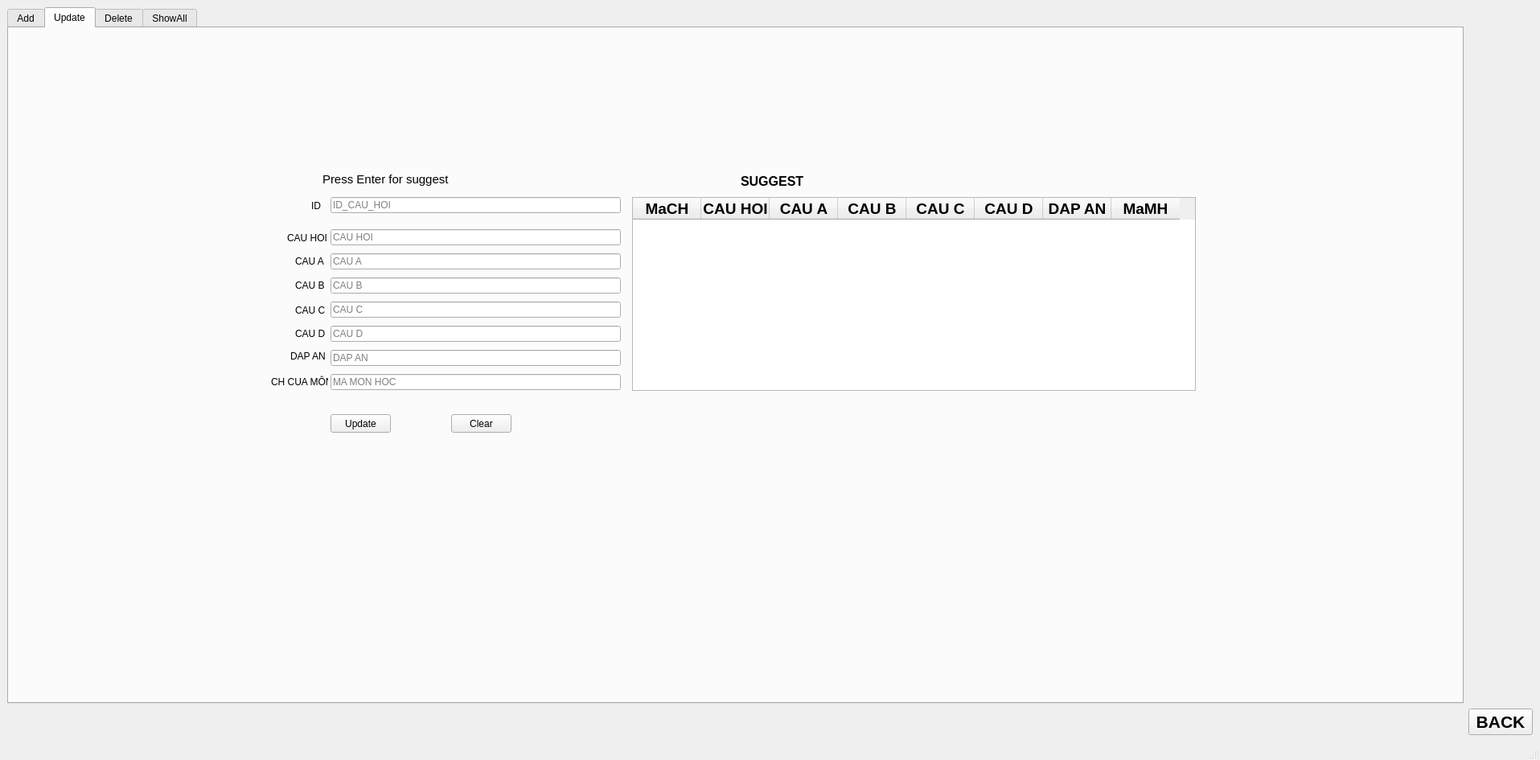
<?xml version="1.0" encoding="UTF-8"?>
<ui version="4.0">
 <class>MainWindow</class>
 <widget class="QMainWindow" name="MainWindow">
  <property name="geometry">
   <rect>
    <x>0</x>
    <y>0</y>
    <width>1915</width>
    <height>945</height>
   </rect>
  </property>
  <property name="windowTitle">
   <string>MainWindow</string>
  </property>
  <widget class="QWidget" name="centralwidget">
   <layout class="QGridLayout" name="gridLayout">
    <item row="2" column="2">
     <widget class="QPushButton" name="ButtonBacked">
      <property name="font">
       <font>
        <pointsize>16</pointsize>
        <weight>75</weight>
        <bold>true</bold>
       </font>
      </property>
      <property name="text">
       <string>BACK</string>
      </property>
     </widget>
    </item>
    <item row="2" column="0">
     <spacer name="horizontalSpacer">
      <property name="orientation">
       <enum>Qt::Horizontal</enum>
      </property>
      <property name="sizeHint" stdset="0">
       <size>
        <width>40</width>
        <height>20</height>
       </size>
      </property>
     </spacer>
    </item>
    <item row="1" column="0">
     <widget class="QTabWidget" name="tab">
      <property name="tabPosition">
       <enum>QTabWidget::North</enum>
      </property>
      <property name="tabShape">
       <enum>QTabWidget::Rounded</enum>
      </property>
      <property name="currentIndex">
       <number>1</number>
      </property>
      <widget class="QWidget" name="Add">
       <attribute name="title">
        <string>Add</string>
       </attribute>
       <widget class="QLabel" name="label_5">
        <property name="geometry">
         <rect>
          <x>370</x>
          <y>70</y>
          <width>47</width>
          <height>13</height>
         </rect>
        </property>
        <property name="text">
         <string>ID:</string>
        </property>
       </widget>
       <widget class="QLabel" name="IDAddQuestion">
        <property name="geometry">
         <rect>
          <x>450</x>
          <y>70</y>
          <width>221</width>
          <height>16</height>
         </rect>
        </property>
        <property name="font">
         <font>
          <pointsize>14</pointsize>
          <weight>75</weight>
          <bold>true</bold>
         </font>
        </property>
        <property name="text">
         <string>111</string>
        </property>
       </widget>
       <widget class="QLineEdit" name="QLineAQuestion">
        <property name="geometry">
         <rect>
          <x>420</x>
          <y>120</y>
          <width>501</width>
          <height>20</height>
         </rect>
        </property>
        <property name="placeholderText">
         <string>CAU_HOI</string>
        </property>
       </widget>
       <widget class="QLineEdit" name="QLineAOPA">
        <property name="geometry">
         <rect>
          <x>420</x>
          <y>150</y>
          <width>501</width>
          <height>20</height>
         </rect>
        </property>
        <property name="placeholderText">
         <string>CAU A</string>
        </property>
       </widget>
       <widget class="QLineEdit" name="QLineAOPB">
        <property name="geometry">
         <rect>
          <x>420</x>
          <y>180</y>
          <width>501</width>
          <height>20</height>
         </rect>
        </property>
        <property name="placeholderText">
         <string>CAU B</string>
        </property>
       </widget>
       <widget class="QLineEdit" name="QLineAOPC">
        <property name="geometry">
         <rect>
          <x>420</x>
          <y>210</y>
          <width>501</width>
          <height>20</height>
         </rect>
        </property>
        <property name="placeholderText">
         <string>CAU C</string>
        </property>
       </widget>
       <widget class="QLineEdit" name="QLineAOPD">
        <property name="geometry">
         <rect>
          <x>420</x>
          <y>240</y>
          <width>501</width>
          <height>20</height>
         </rect>
        </property>
        <property name="placeholderText">
         <string>CAU D</string>
        </property>
       </widget>
       <widget class="QLineEdit" name="QLineAMaMH">
        <property name="geometry">
         <rect>
          <x>420</x>
          <y>300</y>
          <width>501</width>
          <height>20</height>
         </rect>
        </property>
        <property name="placeholderText">
         <string>MA MON</string>
        </property>
       </widget>
       <widget class="QLabel" name="label_7">
        <property name="geometry">
         <rect>
          <x>370</x>
          <y>120</y>
          <width>47</width>
          <height>21</height>
         </rect>
        </property>
        <property name="text">
         <string>CAU HOI</string>
        </property>
       </widget>
       <widget class="QLabel" name="label_8">
        <property name="geometry">
         <rect>
          <x>370</x>
          <y>150</y>
          <width>47</width>
          <height>16</height>
         </rect>
        </property>
        <property name="text">
         <string>CAU A</string>
        </property>
       </widget>
       <widget class="QLabel" name="label_9">
        <property name="geometry">
         <rect>
          <x>370</x>
          <y>180</y>
          <width>47</width>
          <height>16</height>
         </rect>
        </property>
        <property name="text">
         <string>CAU B</string>
        </property>
       </widget>
       <widget class="QLabel" name="label_10">
        <property name="geometry">
         <rect>
          <x>370</x>
          <y>240</y>
          <width>47</width>
          <height>16</height>
         </rect>
        </property>
        <property name="text">
         <string>CAU D</string>
        </property>
       </widget>
       <widget class="QLabel" name="label_11">
        <property name="geometry">
         <rect>
          <x>370</x>
          <y>270</y>
          <width>47</width>
          <height>16</height>
         </rect>
        </property>
        <property name="text">
         <string>DAP AN</string>
        </property>
       </widget>
       <widget class="QLabel" name="label_12">
        <property name="geometry">
         <rect>
          <x>346</x>
          <y>300</y>
          <width>71</width>
          <height>20</height>
         </rect>
        </property>
        <property name="text">
         <string>CH CUA MÔN</string>
        </property>
       </widget>
       <widget class="QLabel" name="label_13">
        <property name="geometry">
         <rect>
          <x>370</x>
          <y>210</y>
          <width>47</width>
          <height>21</height>
         </rect>
        </property>
        <property name="text">
         <string>CAU C</string>
        </property>
       </widget>
       <widget class="QPushButton" name="ClearQuestion">
        <property name="geometry">
         <rect>
          <x>570</x>
          <y>350</y>
          <width>75</width>
          <height>23</height>
         </rect>
        </property>
        <property name="text">
         <string>Clear</string>
        </property>
       </widget>
       <widget class="QPushButton" name="AddQuestion">
        <property name="geometry">
         <rect>
          <x>420</x>
          <y>350</y>
          <width>75</width>
          <height>23</height>
         </rect>
        </property>
        <property name="text">
         <string>Add</string>
        </property>
       </widget>
       <widget class="QComboBox" name="QComboBoxAAnswer">
        <property name="geometry">
         <rect>
          <x>420</x>
          <y>270</y>
          <width>69</width>
          <height>22</height>
         </rect>
        </property>
        <property name="font">
         <font>
          <pointsize>15</pointsize>
          <weight>75</weight>
          <bold>true</bold>
         </font>
        </property>
        <property name="layoutDirection">
         <enum>Qt::LeftToRight</enum>
        </property>
        <property name="autoFillBackground">
         <bool>false</bool>
        </property>
        <item>
         <property name="text">
          <string>A</string>
         </property>
        </item>
        <item>
         <property name="text">
          <string>B</string>
         </property>
        </item>
        <item>
         <property name="text">
          <string>C</string>
         </property>
        </item>
        <item>
         <property name="text">
          <string>D</string>
         </property>
        </item>
       </widget>
      </widget>
      <widget class="QWidget" name="Update">
       <attribute name="title">
        <string>Update</string>
       </attribute>
       <widget class="QPushButton" name="UpdateQuestion">
        <property name="geometry">
         <rect>
          <x>400</x>
          <y>480</y>
          <width>75</width>
          <height>23</height>
         </rect>
        </property>
        <property name="text">
         <string>Update</string>
        </property>
       </widget>
       <widget class="QPushButton" name="ClearUpdate">
        <property name="geometry">
         <rect>
          <x>550</x>
          <y>480</y>
          <width>75</width>
          <height>23</height>
         </rect>
        </property>
        <property name="text">
         <string>Clear</string>
        </property>
       </widget>
       <widget class="QTableWidget" name="QTableUpdate">
        <property name="geometry">
         <rect>
          <x>775</x>
          <y>210</y>
          <width>701</width>
          <height>241</height>
         </rect>
        </property>
        <property name="minimumSize">
         <size>
          <width>10</width>
          <height>20</height>
         </size>
        </property>
        <property name="layoutDirection">
         <enum>Qt::LeftToRight</enum>
        </property>
        <property name="autoScrollMargin">
         <number>16</number>
        </property>
        <attribute name="horizontalHeaderDefaultSectionSize">
         <number>85</number>
        </attribute>
        <attribute name="horizontalHeaderMinimumSectionSize">
         <number>24</number>
        </attribute>
        <attribute name="verticalHeaderDefaultSectionSize">
         <number>1</number>
        </attribute>
        <column>
         <property name="text">
          <string>MaCH</string>
         </property>
         <property name="font">
          <font>
           <pointsize>14</pointsize>
           <weight>75</weight>
           <bold>true</bold>
          </font>
         </property>
        </column>
        <column>
         <property name="text">
          <string>CAU HOI</string>
         </property>
         <property name="font">
          <font>
           <pointsize>14</pointsize>
           <weight>75</weight>
           <bold>true</bold>
          </font>
         </property>
        </column>
        <column>
         <property name="text">
          <string>CAU A</string>
         </property>
         <property name="font">
          <font>
           <pointsize>14</pointsize>
           <weight>75</weight>
           <bold>true</bold>
          </font>
         </property>
        </column>
        <column>
         <property name="text">
          <string>CAU B</string>
         </property>
         <property name="font">
          <font>
           <pointsize>14</pointsize>
           <weight>75</weight>
           <bold>true</bold>
          </font>
         </property>
        </column>
        <column>
         <property name="text">
          <string>CAU C</string>
         </property>
         <property name="font">
          <font>
           <pointsize>14</pointsize>
           <weight>75</weight>
           <bold>true</bold>
          </font>
         </property>
        </column>
        <column>
         <property name="text">
          <string>CAU D</string>
         </property>
         <property name="font">
          <font>
           <pointsize>14</pointsize>
           <weight>75</weight>
           <bold>true</bold>
          </font>
         </property>
        </column>
        <column>
         <property name="text">
          <string>DAP AN</string>
         </property>
         <property name="font">
          <font>
           <pointsize>14</pointsize>
           <weight>75</weight>
           <bold>true</bold>
          </font>
         </property>
        </column>
        <column>
         <property name="text">
          <string>MaMH</string>
         </property>
         <property name="font">
          <font>
           <pointsize>14</pointsize>
           <weight>75</weight>
           <bold>true</bold>
          </font>
         </property>
        </column>
       </widget>
       <widget class="QLineEdit" name="QLineUIDCauHoi">
        <property name="geometry">
         <rect>
          <x>400</x>
          <y>210</y>
          <width>361</width>
          <height>20</height>
         </rect>
        </property>
        <property name="inputMask">
         <string/>
        </property>
        <property name="text">
         <string/>
        </property>
        <property name="placeholderText">
         <string>ID_CAU_HOI</string>
        </property>
       </widget>
       <widget class="QLabel" name="label">
        <property name="geometry">
         <rect>
          <x>910</x>
          <y>180</y>
          <width>161</width>
          <height>20</height>
         </rect>
        </property>
        <property name="font">
         <font>
          <pointsize>12</pointsize>
          <weight>75</weight>
          <bold>true</bold>
         </font>
        </property>
        <property name="layoutDirection">
         <enum>Qt::LeftToRight</enum>
        </property>
        <property name="text">
         <string>SUGGEST</string>
        </property>
       </widget>
       <widget class="QLabel" name="label_2">
        <property name="geometry">
         <rect>
          <x>390</x>
          <y>180</y>
          <width>281</width>
          <height>16</height>
         </rect>
        </property>
        <property name="font">
         <font>
          <pointsize>11</pointsize>
         </font>
        </property>
        <property name="text">
         <string>Press Enter for suggest</string>
        </property>
       </widget>
       <widget class="QLabel" name="label_25">
        <property name="geometry">
         <rect>
          <x>346</x>
          <y>250</y>
          <width>51</width>
          <height>21</height>
         </rect>
        </property>
        <property name="text">
         <string>CAU HOI</string>
        </property>
       </widget>
       <widget class="QLabel" name="label_26">
        <property name="geometry">
         <rect>
          <x>356</x>
          <y>310</y>
          <width>41</width>
          <height>20</height>
         </rect>
        </property>
        <property name="text">
         <string>CAU B</string>
        </property>
       </widget>
       <widget class="QLabel" name="label_27">
        <property name="geometry">
         <rect>
          <x>356</x>
          <y>370</y>
          <width>41</width>
          <height>20</height>
         </rect>
        </property>
        <property name="text">
         <string>CAU D</string>
        </property>
       </widget>
       <widget class="QLabel" name="label_28">
        <property name="geometry">
         <rect>
          <x>356</x>
          <y>280</y>
          <width>41</width>
          <height>20</height>
         </rect>
        </property>
        <property name="text">
         <string>CAU A</string>
        </property>
       </widget>
       <widget class="QLabel" name="label_29">
        <property name="geometry">
         <rect>
          <x>350</x>
          <y>400</y>
          <width>47</width>
          <height>16</height>
         </rect>
        </property>
        <property name="text">
         <string>DAP AN</string>
        </property>
       </widget>
       <widget class="QLabel" name="label_30">
        <property name="geometry">
         <rect>
          <x>326</x>
          <y>430</y>
          <width>71</width>
          <height>20</height>
         </rect>
        </property>
        <property name="text">
         <string>CH CUA MÔN</string>
        </property>
       </widget>
       <widget class="QLabel" name="label_31">
        <property name="geometry">
         <rect>
          <x>356</x>
          <y>340</y>
          <width>41</width>
          <height>21</height>
         </rect>
        </property>
        <property name="text">
         <string>CAU C</string>
        </property>
       </widget>
       <widget class="QLabel" name="label_32">
        <property name="geometry">
         <rect>
          <x>376</x>
          <y>210</y>
          <width>21</width>
          <height>21</height>
         </rect>
        </property>
        <property name="text">
         <string>ID</string>
        </property>
       </widget>
       <widget class="QLineEdit" name="QLineUQuestion">
        <property name="geometry">
         <rect>
          <x>400</x>
          <y>250</y>
          <width>361</width>
          <height>20</height>
         </rect>
        </property>
        <property name="placeholderText">
         <string>CAU HOI</string>
        </property>
       </widget>
       <widget class="QLineEdit" name="QLineUOPA">
        <property name="geometry">
         <rect>
          <x>400</x>
          <y>280</y>
          <width>361</width>
          <height>20</height>
         </rect>
        </property>
        <property name="placeholderText">
         <string>CAU A</string>
        </property>
       </widget>
       <widget class="QLineEdit" name="QLineUOPB">
        <property name="geometry">
         <rect>
          <x>400</x>
          <y>310</y>
          <width>361</width>
          <height>20</height>
         </rect>
        </property>
        <property name="placeholderText">
         <string>CAU B</string>
        </property>
       </widget>
       <widget class="QLineEdit" name="QLineUOPC">
        <property name="geometry">
         <rect>
          <x>400</x>
          <y>340</y>
          <width>361</width>
          <height>20</height>
         </rect>
        </property>
        <property name="placeholderText">
         <string>CAU C</string>
        </property>
       </widget>
       <widget class="QLineEdit" name="QLineUOPD">
        <property name="geometry">
         <rect>
          <x>400</x>
          <y>370</y>
          <width>361</width>
          <height>20</height>
         </rect>
        </property>
        <property name="placeholderText">
         <string>CAU D</string>
        </property>
       </widget>
       <widget class="QLineEdit" name="QLineUAnswer">
        <property name="geometry">
         <rect>
          <x>400</x>
          <y>400</y>
          <width>361</width>
          <height>20</height>
         </rect>
        </property>
        <property name="placeholderText">
         <string>DAP AN</string>
        </property>
       </widget>
       <widget class="QLineEdit" name="QLineUMaMH">
        <property name="geometry">
         <rect>
          <x>400</x>
          <y>430</y>
          <width>361</width>
          <height>20</height>
         </rect>
        </property>
        <property name="placeholderText">
         <string>MA MON HOC</string>
        </property>
       </widget>
      </widget>
      <widget class="QWidget" name="Delete">
       <attribute name="title">
        <string>Delete</string>
       </attribute>
       <widget class="QPushButton" name="ClearDelete">
        <property name="geometry">
         <rect>
          <x>870</x>
          <y>80</y>
          <width>75</width>
          <height>23</height>
         </rect>
        </property>
        <property name="text">
         <string>Clear</string>
        </property>
       </widget>
       <widget class="QPushButton" name="DeleteQuestion">
        <property name="geometry">
         <rect>
          <x>780</x>
          <y>80</y>
          <width>75</width>
          <height>23</height>
         </rect>
        </property>
        <property name="text">
         <string>Delete</string>
        </property>
       </widget>
       <widget class="QLabel" name="label_4">
        <property name="geometry">
         <rect>
          <x>470</x>
          <y>40</y>
          <width>281</width>
          <height>31</height>
         </rect>
        </property>
        <property name="font">
         <font>
          <pointsize>14</pointsize>
          <weight>75</weight>
          <bold>true</bold>
         </font>
        </property>
        <property name="text">
         <string>Press Enter for suggest</string>
        </property>
       </widget>
       <widget class="QTableWidget" name="QTableDelete">
        <property name="geometry">
         <rect>
          <x>240</x>
          <y>120</y>
          <width>731</width>
          <height>351</height>
         </rect>
        </property>
        <property name="minimumSize">
         <size>
          <width>10</width>
          <height>20</height>
         </size>
        </property>
        <property name="layoutDirection">
         <enum>Qt::LeftToRight</enum>
        </property>
        <property name="autoScrollMargin">
         <number>16</number>
        </property>
        <attribute name="horizontalHeaderDefaultSectionSize">
         <number>85</number>
        </attribute>
        <attribute name="horizontalHeaderMinimumSectionSize">
         <number>24</number>
        </attribute>
        <attribute name="verticalHeaderDefaultSectionSize">
         <number>1</number>
        </attribute>
        <column>
         <property name="text">
          <string>MaCH</string>
         </property>
         <property name="font">
          <font>
           <pointsize>14</pointsize>
           <weight>75</weight>
           <bold>true</bold>
          </font>
         </property>
        </column>
        <column>
         <property name="text">
          <string>CAU HOI</string>
         </property>
         <property name="font">
          <font>
           <pointsize>14</pointsize>
           <weight>75</weight>
           <bold>true</bold>
          </font>
         </property>
        </column>
        <column>
         <property name="text">
          <string>CAU A</string>
         </property>
         <property name="font">
          <font>
           <pointsize>14</pointsize>
           <weight>75</weight>
           <bold>true</bold>
          </font>
         </property>
        </column>
        <column>
         <property name="text">
          <string>CAU B</string>
         </property>
         <property name="font">
          <font>
           <pointsize>14</pointsize>
           <weight>75</weight>
           <bold>true</bold>
          </font>
         </property>
        </column>
        <column>
         <property name="text">
          <string>CAU C</string>
         </property>
         <property name="font">
          <font>
           <pointsize>14</pointsize>
           <weight>75</weight>
           <bold>true</bold>
          </font>
         </property>
        </column>
        <column>
         <property name="text">
          <string>CAU D</string>
         </property>
         <property name="font">
          <font>
           <pointsize>14</pointsize>
           <weight>75</weight>
           <bold>true</bold>
          </font>
         </property>
        </column>
        <column>
         <property name="text">
          <string>DAP AN</string>
         </property>
         <property name="font">
          <font>
           <pointsize>14</pointsize>
           <weight>75</weight>
           <bold>true</bold>
          </font>
         </property>
        </column>
        <column>
         <property name="text">
          <string>MaMH</string>
         </property>
         <property name="font">
          <font>
           <pointsize>14</pointsize>
           <weight>75</weight>
           <bold>true</bold>
          </font>
         </property>
        </column>
       </widget>
       <widget class="QLabel" name="label_3">
        <property name="geometry">
         <rect>
          <x>570</x>
          <y>80</y>
          <width>47</width>
          <height>21</height>
         </rect>
        </property>
        <property name="text">
         <string>CAU HOI</string>
        </property>
       </widget>
       <widget class="QLabel" name="label_6">
        <property name="geometry">
         <rect>
          <x>290</x>
          <y>80</y>
          <width>61</width>
          <height>20</height>
         </rect>
        </property>
        <property name="text">
         <string>MA CAU HOI</string>
        </property>
       </widget>
       <widget class="QLineEdit" name="QLineDIDCauHoi">
        <property name="geometry">
         <rect>
          <x>360</x>
          <y>80</y>
          <width>161</width>
          <height>20</height>
         </rect>
        </property>
        <property name="placeholderText">
         <string>MA CAU HOI</string>
        </property>
       </widget>
       <widget class="QLineEdit" name="QLineDCauHoi">
        <property name="geometry">
         <rect>
          <x>620</x>
          <y>80</y>
          <width>151</width>
          <height>20</height>
         </rect>
        </property>
        <property name="placeholderText">
         <string>CAU HOI</string>
        </property>
       </widget>
      </widget>
      <widget class="QWidget" name="ShowAll">
       <attribute name="title">
        <string>ShowAll</string>
       </attribute>
       <widget class="QLineEdit" name="QLineSAMaSV">
        <property name="geometry">
         <rect>
          <x>260</x>
          <y>60</y>
          <width>251</width>
          <height>20</height>
         </rect>
        </property>
        <property name="placeholderText">
         <string>MA SINH VIEN</string>
        </property>
       </widget>
       <widget class="QTableWidget" name="QTableShowAll">
        <property name="geometry">
         <rect>
          <x>90</x>
          <y>130</y>
          <width>1151</width>
          <height>331</height>
         </rect>
        </property>
        <property name="font">
         <font>
          <pointsize>14</pointsize>
          <weight>75</weight>
          <bold>true</bold>
         </font>
        </property>
        <column>
         <property name="text">
          <string>MaSV</string>
         </property>
        </column>
        <column>
         <property name="text">
          <string>HoSV</string>
         </property>
        </column>
        <column>
         <property name="text">
          <string>TenSV</string>
         </property>
        </column>
        <column>
         <property name="text">
          <string>Phai</string>
         </property>
        </column>
        <column>
         <property name="text">
          <string>NgaySinh</string>
         </property>
        </column>
        <column>
         <property name="text">
          <string>NoiSinh</string>
         </property>
        </column>
        <column>
         <property name="text">
          <string>TenLop</string>
         </property>
        </column>
        <column>
         <property name="text">
          <string>MaMH</string>
         </property>
        </column>
        <column>
         <property name="text">
          <string>Diem</string>
         </property>
        </column>
        <column>
         <property name="text">
          <string>TenMH</string>
         </property>
        </column>
        <column>
         <property name="text">
          <string>SoTiet</string>
         </property>
        </column>
       </widget>
       <widget class="QLineEdit" name="QLineSATenSV">
        <property name="geometry">
         <rect>
          <x>260</x>
          <y>90</y>
          <width>251</width>
          <height>20</height>
         </rect>
        </property>
        <property name="placeholderText">
         <string>TEN SINH VIEN</string>
        </property>
       </widget>
       <widget class="QLineEdit" name="QLineSADiem">
        <property name="geometry">
         <rect>
          <x>670</x>
          <y>60</y>
          <width>221</width>
          <height>20</height>
         </rect>
        </property>
        <property name="placeholderText">
         <string>DIEM </string>
        </property>
       </widget>
       <widget class="QLineEdit" name="QLineSAMaMH">
        <property name="geometry">
         <rect>
          <x>670</x>
          <y>90</y>
          <width>221</width>
          <height>20</height>
         </rect>
        </property>
        <property name="placeholderText">
         <string>MA MON HOC</string>
        </property>
       </widget>
       <widget class="QPushButton" name="ButtonSASearch">
        <property name="geometry">
         <rect>
          <x>960</x>
          <y>60</y>
          <width>75</width>
          <height>23</height>
         </rect>
        </property>
        <property name="text">
         <string>Search</string>
        </property>
       </widget>
       <widget class="QPushButton" name="ButtonSAClear">
        <property name="geometry">
         <rect>
          <x>960</x>
          <y>90</y>
          <width>75</width>
          <height>23</height>
         </rect>
        </property>
        <property name="text">
         <string>Clear</string>
        </property>
       </widget>
       <widget class="QLabel" name="label_14">
        <property name="geometry">
         <rect>
          <x>220</x>
          <y>60</y>
          <width>31</width>
          <height>20</height>
         </rect>
        </property>
        <property name="text">
         <string>MaSV</string>
        </property>
       </widget>
       <widget class="QLabel" name="label_15">
        <property name="geometry">
         <rect>
          <x>220</x>
          <y>90</y>
          <width>31</width>
          <height>20</height>
         </rect>
        </property>
        <property name="text">
         <string>TenSV</string>
        </property>
       </widget>
       <widget class="QLabel" name="label_16">
        <property name="geometry">
         <rect>
          <x>640</x>
          <y>60</y>
          <width>31</width>
          <height>20</height>
         </rect>
        </property>
        <property name="text">
         <string>Diem</string>
        </property>
       </widget>
       <widget class="QLabel" name="label_17">
        <property name="geometry">
         <rect>
          <x>630</x>
          <y>90</y>
          <width>41</width>
          <height>20</height>
         </rect>
        </property>
        <property name="text">
         <string>MaMH</string>
        </property>
       </widget>
      </widget>
     </widget>
    </item>
   </layout>
  </widget>
  <widget class="QStatusBar" name="statusbar"/>
 </widget>
 <tabstops>
  <tabstop>QLineAQuestion</tabstop>
  <tabstop>QLineAOPA</tabstop>
  <tabstop>QLineAOPB</tabstop>
  <tabstop>QLineAOPC</tabstop>
  <tabstop>QLineUOPA</tabstop>
  <tabstop>QLineAOPD</tabstop>
  <tabstop>QComboBoxAAnswer</tabstop>
  <tabstop>QLineDCauHoi</tabstop>
  <tabstop>QLineAMaMH</tabstop>
  <tabstop>ClearQuestion</tabstop>
  <tabstop>AddQuestion</tabstop>
  <tabstop>UpdateQuestion</tabstop>
  <tabstop>QTableUpdate</tabstop>
  <tabstop>QLineUIDCauHoi</tabstop>
  <tabstop>QLineUOPB</tabstop>
  <tabstop>QLineUOPC</tabstop>
  <tabstop>QLineUOPD</tabstop>
  <tabstop>QLineUAnswer</tabstop>
  <tabstop>QLineUMaMH</tabstop>
  <tabstop>ClearDelete</tabstop>
  <tabstop>DeleteQuestion</tabstop>
  <tabstop>QTableDelete</tabstop>
  <tabstop>QLineDIDCauHoi</tabstop>
  <tabstop>QLineSAMaSV</tabstop>
  <tabstop>QTableShowAll</tabstop>
  <tabstop>QLineSATenSV</tabstop>
  <tabstop>QLineSADiem</tabstop>
  <tabstop>QLineSAMaMH</tabstop>
  <tabstop>ButtonSASearch</tabstop>
  <tabstop>ButtonSAClear</tabstop>
  <tabstop>ButtonBacked</tabstop>
  <tabstop>QLineUQuestion</tabstop>
  <tabstop>ClearUpdate</tabstop>
 </tabstops>
 <resources/>
 <connections/>
</ui>
